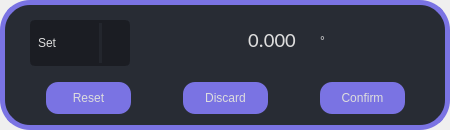
<?xml version="1.0" encoding="UTF-8"?>
<ui version="4.0">
 <class>range_pop</class>
 <widget class="QDialog" name="range_pop">
  <property name="windowModality">
   <enum>Qt::NonModal</enum>
  </property>
  <property name="geometry">
   <rect>
    <x>0</x>
    <y>0</y>
    <width>450</width>
    <height>130</height>
   </rect>
  </property>
  <property name="minimumSize">
   <size>
    <width>450</width>
    <height>130</height>
   </size>
  </property>
  <property name="windowTitle">
   <string>Range Input</string>
  </property>
  <property name="sizeGripEnabled">
   <bool>false</bool>
  </property>
  <property name="modal">
   <bool>false</bool>
  </property>
  <layout class="QGridLayout" name="gridLayout">
   <property name="leftMargin">
    <number>0</number>
   </property>
   <property name="topMargin">
    <number>0</number>
   </property>
   <property name="rightMargin">
    <number>0</number>
   </property>
   <property name="bottomMargin">
    <number>0</number>
   </property>
   <item row="0" column="0">
    <widget class="QFrame" name="outerframe">
     <property name="minimumSize">
      <size>
       <width>0</width>
       <height>0</height>
      </size>
     </property>
     <property name="styleSheet">
      <string notr="true">#confirm_button, #discard_button, #reset_button{
	font: 14pt &quot;Calibri&quot;;
	color: rgb(221, 221, 221);
	border: none;
	border-radius: 12px;	
	background-color: rgb(122, 115, 227);
}
#confirm_button:hover, #discard_button:hover, #reset_button:hover {
	border: 2px solid rgb(193, 193, 255);
}
#confirm_button:pressed, #discard_button:pressed, #reset_button:pressed {	
	background-color: rgb(116, 174, 212);
	border: 2px solid rgb(43, 50, 61);
}
 #set_unit, #to_label, #plus_label, #set_value, #min_value, #max_value, #incre_value{
	font: 16pt &quot;Calibri&quot;;
	color: rgb(221, 221, 221);
	background-color: rgb(40, 44, 52);
	border: none
}
#set_value:hover ,#min_value:hover , #max_value:hover , #incre_value:hover {
	color: rgb(245, 245, 245);
}
#outerframe{
	background-color: rgb(40, 44, 52);
	border: 5px solid rgb(122, 115, 227);
	border-radius: 30px;
}
#combobox{
	font: 14pt &quot;Calibri&quot;;
	color: rgb(221, 221, 221);
	background-color: rgb(27, 29, 35);
	border-radius: 5px;
	border: 3px solid rgb(27, 29, 35);
	padding: 5px;
}
#combobox:hover{
	border: 3px solid rgb(64, 71, 88);
}
#combobox::down-arrow {
	image: url(:/icons/images/icons/cil-arrow-bottom.png);
}
#combobox::down-arrow:on {
	image: url(:/icons/images/icons/cil-arrow-top.png);
}
#combobox::drop-down {
	subcontrol-origin: padding;
	subcontrol-position: top right;
	width: 25px;
	border-left: 3px solid rgba(40, 44, 52, 150);
	border-top-right-radius: 3px;
	border-bottom-right-radius: 3px;
}
#combobox QAbstractItemView {
	outline: none;
	color: rgb(234, 194, 237);
	background-color: rgb(27, 29, 35);
	padding: 10px;
	selection-color: rgb(234, 194, 237);
	selection-background-color: qlineargradient(spread:pad, x1:0, y1:0.5, x2:0.8, y2:0.5, stop:0 rgba(122, 115, 227,160), stop:1 rgba(122, 115, 227, 20));
}</string>
     </property>
     <property name="frameShape">
      <enum>QFrame::Box</enum>
     </property>
     <property name="frameShadow">
      <enum>QFrame::Raised</enum>
     </property>
     <widget class="QWidget" name="horizontalLayoutWidget">
      <property name="geometry">
       <rect>
        <x>0</x>
        <y>80</y>
        <width>451</width>
        <height>37</height>
       </rect>
      </property>
      <layout class="QHBoxLayout" name="horizontalLayout">
       <item>
        <widget class="QPushButton" name="reset_button">
         <property name="sizePolicy">
          <sizepolicy hsizetype="Fixed" vsizetype="Fixed">
           <horstretch>0</horstretch>
           <verstretch>0</verstretch>
          </sizepolicy>
         </property>
         <property name="minimumSize">
          <size>
           <width>85</width>
           <height>32</height>
          </size>
         </property>
         <property name="focusPolicy">
          <enum>Qt::ClickFocus</enum>
         </property>
         <property name="text">
          <string>Reset</string>
         </property>
         <property name="autoDefault">
          <bool>false</bool>
         </property>
        </widget>
       </item>
       <item>
        <widget class="QPushButton" name="discard_button">
         <property name="sizePolicy">
          <sizepolicy hsizetype="Fixed" vsizetype="Fixed">
           <horstretch>0</horstretch>
           <verstretch>0</verstretch>
          </sizepolicy>
         </property>
         <property name="minimumSize">
          <size>
           <width>85</width>
           <height>32</height>
          </size>
         </property>
         <property name="focusPolicy">
          <enum>Qt::ClickFocus</enum>
         </property>
         <property name="text">
          <string>Discard</string>
         </property>
         <property name="autoDefault">
          <bool>false</bool>
         </property>
        </widget>
       </item>
       <item>
        <widget class="QPushButton" name="confirm_button">
         <property name="sizePolicy">
          <sizepolicy hsizetype="Fixed" vsizetype="Fixed">
           <horstretch>0</horstretch>
           <verstretch>0</verstretch>
          </sizepolicy>
         </property>
         <property name="minimumSize">
          <size>
           <width>85</width>
           <height>32</height>
          </size>
         </property>
         <property name="focusPolicy">
          <enum>Qt::ClickFocus</enum>
         </property>
         <property name="text">
          <string>Confirm</string>
         </property>
         <property name="autoDefault">
          <bool>false</bool>
         </property>
        </widget>
       </item>
      </layout>
     </widget>
     <widget class="QComboBox" name="combobox">
      <property name="geometry">
       <rect>
        <x>30</x>
        <y>20</y>
        <width>100</width>
        <height>46</height>
       </rect>
      </property>
      <property name="sizePolicy">
       <sizepolicy hsizetype="Fixed" vsizetype="Fixed">
        <horstretch>0</horstretch>
        <verstretch>0</verstretch>
       </sizepolicy>
      </property>
      <property name="minimumSize">
       <size>
        <width>100</width>
        <height>0</height>
       </size>
      </property>
      <property name="maximumSize">
       <size>
        <width>16777215</width>
        <height>16777215</height>
       </size>
      </property>
      <property name="sizeAdjustPolicy">
       <enum>QComboBox::AdjustToMinimumContentsLength</enum>
      </property>
      <item>
       <property name="text">
        <string>Set</string>
       </property>
      </item>
      <item>
       <property name="text">
        <string>Range</string>
       </property>
      </item>
     </widget>
     <widget class="QStackedWidget" name="stackedWidget">
      <property name="geometry">
       <rect>
        <x>140</x>
        <y>10</y>
        <width>301</width>
        <height>66</height>
       </rect>
      </property>
      <property name="styleSheet">
       <string notr="true">background-color: transparent;</string>
      </property>
      <property name="currentIndex">
       <number>0</number>
      </property>
      <widget class="QWidget" name="set">
       <widget class="QDoubleSpinBox" name="set_value">
        <property name="enabled">
         <bool>true</bool>
        </property>
        <property name="geometry">
         <rect>
          <x>100</x>
          <y>15</y>
          <width>65</width>
          <height>30</height>
         </rect>
        </property>
        <property name="sizePolicy">
         <sizepolicy hsizetype="Fixed" vsizetype="Fixed">
          <horstretch>0</horstretch>
          <verstretch>0</verstretch>
         </sizepolicy>
        </property>
        <property name="font">
         <font>
          <family>Calibri</family>
          <pointsize>16</pointsize>
          <weight>50</weight>
          <italic>false</italic>
          <bold>false</bold>
         </font>
        </property>
        <property name="wrapping">
         <bool>false</bool>
        </property>
        <property name="frame">
         <bool>false</bool>
        </property>
        <property name="alignment">
         <set>Qt::AlignCenter</set>
        </property>
        <property name="buttonSymbols">
         <enum>QAbstractSpinBox::NoButtons</enum>
        </property>
        <property name="decimals">
         <number>3</number>
        </property>
        <property name="minimum">
         <double>-9.000000000000000</double>
        </property>
        <property name="maximum">
         <double>9.000000000000000</double>
        </property>
        <property name="singleStep">
         <double>0.100000000000000</double>
        </property>
        <property name="value">
         <double>0.000000000000000</double>
        </property>
       </widget>
       <widget class="QLabel" name="set_unit">
        <property name="geometry">
         <rect>
          <x>180</x>
          <y>15</y>
          <width>81</width>
          <height>31</height>
         </rect>
        </property>
        <property name="text">
         <string>°</string>
        </property>
       </widget>
      </widget>
      <widget class="QWidget" name="range">
       <widget class="QDoubleSpinBox" name="min_value">
        <property name="enabled">
         <bool>true</bool>
        </property>
        <property name="geometry">
         <rect>
          <x>0</x>
          <y>15</y>
          <width>80</width>
          <height>30</height>
         </rect>
        </property>
        <property name="sizePolicy">
         <sizepolicy hsizetype="Fixed" vsizetype="Fixed">
          <horstretch>0</horstretch>
          <verstretch>0</verstretch>
         </sizepolicy>
        </property>
        <property name="font">
         <font>
          <family>Calibri</family>
          <pointsize>16</pointsize>
          <weight>50</weight>
          <italic>false</italic>
          <bold>false</bold>
         </font>
        </property>
        <property name="wrapping">
         <bool>false</bool>
        </property>
        <property name="frame">
         <bool>false</bool>
        </property>
        <property name="alignment">
         <set>Qt::AlignCenter</set>
        </property>
        <property name="buttonSymbols">
         <enum>QAbstractSpinBox::NoButtons</enum>
        </property>
        <property name="decimals">
         <number>3</number>
        </property>
        <property name="minimum">
         <double>-9.000000000000000</double>
        </property>
        <property name="maximum">
         <double>9.000000000000000</double>
        </property>
        <property name="singleStep">
         <double>0.100000000000000</double>
        </property>
        <property name="value">
         <double>0.000000000000000</double>
        </property>
       </widget>
       <widget class="QDoubleSpinBox" name="max_value">
        <property name="enabled">
         <bool>true</bool>
        </property>
        <property name="geometry">
         <rect>
          <x>100</x>
          <y>15</y>
          <width>80</width>
          <height>30</height>
         </rect>
        </property>
        <property name="sizePolicy">
         <sizepolicy hsizetype="Fixed" vsizetype="Fixed">
          <horstretch>0</horstretch>
          <verstretch>0</verstretch>
         </sizepolicy>
        </property>
        <property name="font">
         <font>
          <family>Calibri</family>
          <pointsize>16</pointsize>
          <weight>50</weight>
          <italic>false</italic>
          <bold>false</bold>
         </font>
        </property>
        <property name="wrapping">
         <bool>false</bool>
        </property>
        <property name="frame">
         <bool>false</bool>
        </property>
        <property name="alignment">
         <set>Qt::AlignCenter</set>
        </property>
        <property name="buttonSymbols">
         <enum>QAbstractSpinBox::NoButtons</enum>
        </property>
        <property name="decimals">
         <number>3</number>
        </property>
        <property name="minimum">
         <double>-9.000000000000000</double>
        </property>
        <property name="maximum">
         <double>9.000000000000000</double>
        </property>
        <property name="singleStep">
         <double>0.100000000000000</double>
        </property>
        <property name="value">
         <double>0.000000000000000</double>
        </property>
       </widget>
       <widget class="QDoubleSpinBox" name="incre_value">
        <property name="enabled">
         <bool>true</bool>
        </property>
        <property name="geometry">
         <rect>
          <x>210</x>
          <y>15</y>
          <width>80</width>
          <height>30</height>
         </rect>
        </property>
        <property name="sizePolicy">
         <sizepolicy hsizetype="Fixed" vsizetype="Fixed">
          <horstretch>0</horstretch>
          <verstretch>0</verstretch>
         </sizepolicy>
        </property>
        <property name="font">
         <font>
          <family>Calibri</family>
          <pointsize>16</pointsize>
          <weight>50</weight>
          <italic>false</italic>
          <bold>false</bold>
         </font>
        </property>
        <property name="wrapping">
         <bool>false</bool>
        </property>
        <property name="frame">
         <bool>false</bool>
        </property>
        <property name="alignment">
         <set>Qt::AlignLeading|Qt::AlignLeft|Qt::AlignVCenter</set>
        </property>
        <property name="buttonSymbols">
         <enum>QAbstractSpinBox::NoButtons</enum>
        </property>
        <property name="decimals">
         <number>3</number>
        </property>
        <property name="minimum">
         <double>-9.000000000000000</double>
        </property>
        <property name="maximum">
         <double>9.000000000000000</double>
        </property>
        <property name="singleStep">
         <double>0.100000000000000</double>
        </property>
        <property name="value">
         <double>0.000000000000000</double>
        </property>
       </widget>
       <widget class="QLabel" name="to_label">
        <property name="geometry">
         <rect>
          <x>80</x>
          <y>20</y>
          <width>20</width>
          <height>30</height>
         </rect>
        </property>
        <property name="text">
         <string>~</string>
        </property>
        <property name="alignment">
         <set>Qt::AlignCenter</set>
        </property>
       </widget>
       <widget class="QLabel" name="plus_label">
        <property name="geometry">
         <rect>
          <x>190</x>
          <y>15</y>
          <width>20</width>
          <height>30</height>
         </rect>
        </property>
        <property name="text">
         <string>+</string>
        </property>
       </widget>
      </widget>
     </widget>
    </widget>
   </item>
  </layout>
 </widget>
 <resources>
  <include location="resources.qrc"/>
 </resources>
 <connections/>
</ui>
